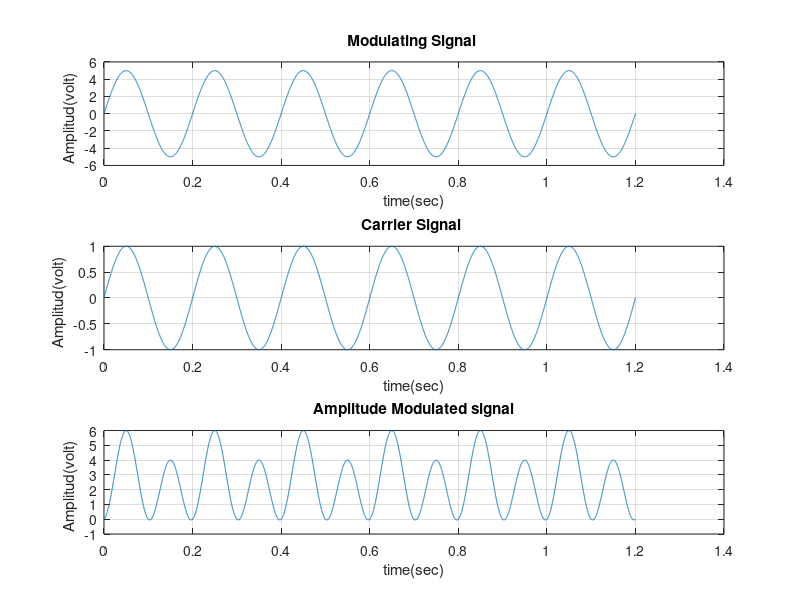

MATLAB code for this plot:
clc;
close all;
clear all;
%XXXXXXXXXXXXXXXXXXXXXXXXXXX Define AM modulation Index XXXXXXXXXXXXXXXXXXX
disp(' example: m=1 means 100% modulation');
m=input(' Enter the value of modulation index (m) = ');
%m=1; % for 100% modulation
%if (0>m||m>1)
%error('m may be less than or equal to one and geter than to zero'); 
%end
%XXXXXXXXXXXXXXXXX modulating signal generation XXXXXXXXXXXXXXXXXXXXXXXXXX
Am=input('Enter the amplitude of modulating signal(Am) = '); % Amplitude of modulating signal
fa=input('Enter the frequency of modulating signal(fa) = '); % Frequency of modulating signal
Ta=1/fa; % Time period of modulating signal
t=0:Ta/999:6*Ta; % Total time for simulation
ym=Am*sin(2*pi*fa*t); % Equation of modulating signal
figure(1)
subplot(3,1,1); 
plot(t,ym), grid on;% Graphical representation of Modulating signal
title ( '  Modulating Signal   ');
xlabel ( ' time(sec) ');
ylabel (' Amplitud(volt)   ');
%XXXXXXXXXXXXXXXXXXXXX carrier signal generation XXXXXXXXXXXXXXXXXXXXXXXXXX
Ac=Am/m;% Amplitude of carrier signal [ where, modulation Index (m)=Am/Ac ]
fc=input('Enter the frequency of carrier signal(fc) = ');% Frequency of carrier signal
Tc=1/fc;% Time period of carrier signal
yc=Ac*sin(2*pi*fc*t);% Eqation of carrier signal
subplot(3,1,2);
plot(t,yc), grid on;% Graphical representation of carrier signal
title ( '  Carrier Signal   ');
xlabel ( ' time(sec) ');
ylabel (' Amplitud(volt)   ');
%XXXXXXXXXXXXXXXXXXXXXXXXXXXXXX AM Modulation XXXXXXXXXXXXXXXXXXXXXXXXXXXXX 
y=Ac*(1+m*sin(2*pi*fa*t)).*sin(2*pi*fc*t); % Equation of Amplitude
%modulated signal
subplot(3,1,3);
plot(t,y);% Graphical representation of AM signal
title ( '  Amplitude Modulated signal  ');
xlabel ( ' time(sec) ');
ylabel (' Amplitud(volt)   ');
grid on;
%>>>>>>>>>>>>>>>>>>>>>> end of program <<<<<<<<<<<<<<<<<<<<<<<<<<<<<<<<<<<